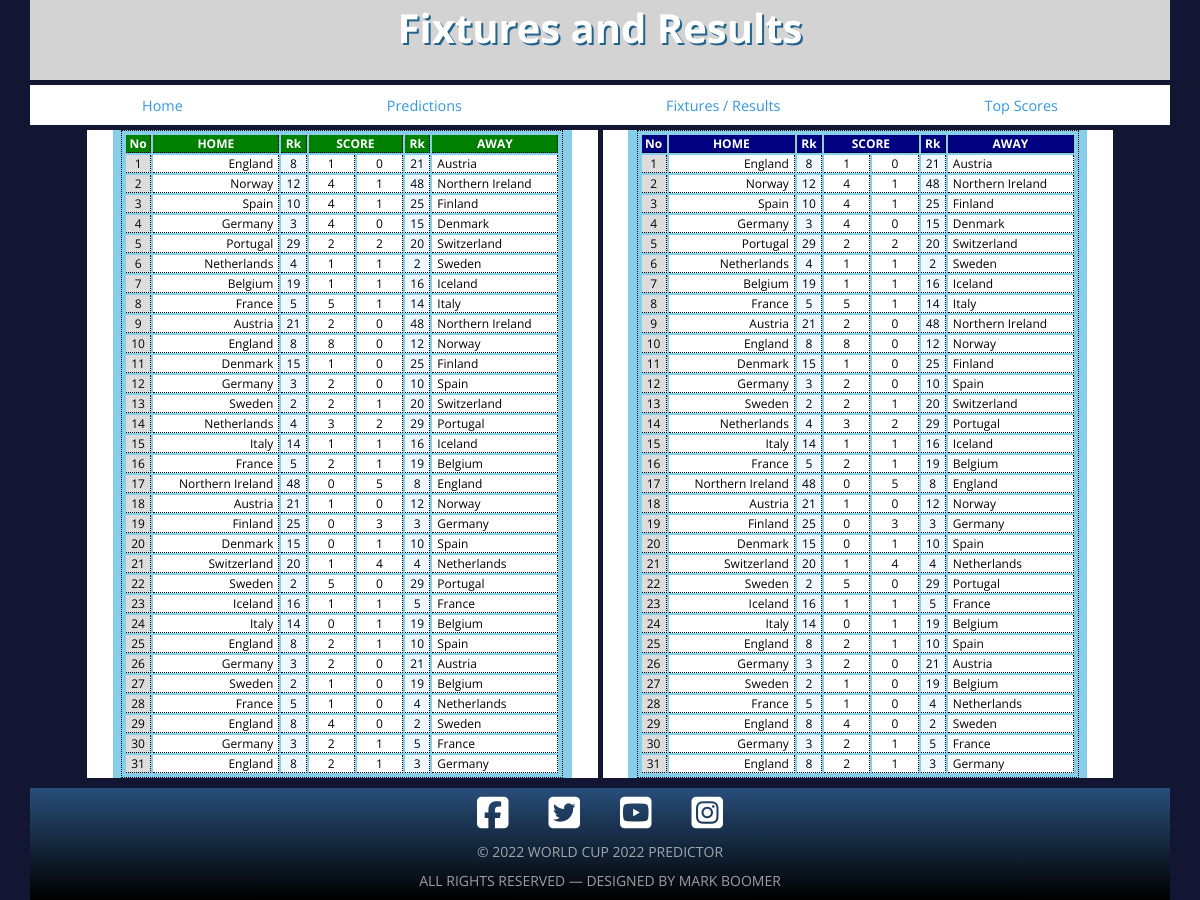
Page /php/fixtures-results.php on the committed database.
### tables this page shows
CREATE TABLE `Fixtures` (
  `FixtureNo` smallint NOT NULL,
  `GroupID` int NOT NULL,
  `RoundID` int NOT NULL,
  `VenueID` int NOT NULL,
  `HomeTeamID` int NOT NULL,
  `AwayTeamID` int NOT NULL,
  `DatePlayed` varchar(10) NOT NULL,
  `TimePlayed` varchar(8) NOT NULL,
  `HomeScore` tinyint DEFAULT NULL,
  `AwayScore` tinyint DEFAULT NULL,
  `ResultID` int DEFAULT NULL
);

CREATE TABLE `Teams` (
  `ID` int NOT NULL,
  `GroupID` int NOT NULL,
  `Code` varchar(3) NOT NULL,
  `Team` varchar(50) NOT NULL,
  `Ranking` int NOT NULL,
  `WikipediaLink` varchar(255) NOT NULL
);

### php/fixtures-results.php (the view, shortened to what this page needs)
<!DOCTYPE html>
<html lang="en">
    <head>
        <link rel="stylesheet" href="../css/styles-fixtures-results.css">
    </head>
    <body>
        <main id="container">
            <header>
                <h1>Fixtures and Results</h1>
            </header>
            <nav class="options">
                 <a href="#" target="_blank" class="options-link">Home</a>
                 <a href="#" target="_blank" class="options-link">Predictions</a>
                 <a href="#" target="_blank" class="options-link">Fixtures / Results</a>
                 <a href="#" target="_blank" class="options-link">Top Scores</a>
            </nav>
            <section id="tournament">
                <div id="fixtures">
                    <?php
                        $conn = new mysqli($servername, $username, $password, $db);
                            $result = $conn->query($qry);
                            if ($result->num_rows == 0) {
                                echo "<div>NO RESULTS RETURNED</div>";
                            } else {
                                echo "  <div id='fixtures-tbl'>";
                                echo "      <table>";
                                echo "          <thead class='greenheader'>";
                                echo "              <tr>";
                                echo "                  <th>No</th><th class='hidden'><th class='hidden'></th><th>HOME</th> <th>Rk</th> <th colspan='2'>SCORE</th> <th>Rk</th>";
                                echo "                  <th class='hidden'></th> <th>AWAY</th>";
                                echo "              </tr>";
                                echo "          </thead>";
                                echo "          <tbody>";
                                while ($row = $result->fetch_assoc()) {
                                        $fixno     = $row["fixtureno"];
                                        $hometeam  = $row["hometeam"];
                                        $homerank  = $row["homerank"];
                                        $homescore = $row["homescore"];
                                        $awayscore = $row["awayscore"];
                                        $awayrank  = $row["awayrank"];
                                        $awayteam  = $row["awayteam"];
                                            echo "  <tr>";
                                            echo "      <td class='fixno'>" . $fixno . "</td>";
                                            echo "      <td class='home'>" . $hometeam . "</td>";
                                            echo "      <td class='h-rank'>" . $homerank . "</td>";
                                            echo "      <td>" . $homescore . "</td>";
                                            echo "      <td>" . $awayscore . "</td>";
                                            echo "      <td class='a-rank'>" . $awayrank . "</td>";
                                            echo "      <td class='away'>" . $awayteam . "</td>";
                                            echo "  </tr>";
                                }
                                echo "          </tbody>";
                                echo "      </table>";
                                echo "  </div>  ";
                            };
                    ?>
                </div>
                <div id="results">
                    <?php
                            $result = $conn->query($qry);
                            if ($result->num_rows == 0) {
                                echo "<div>NO RESULTS RETURNED</div>";
                            } else {
                                echo "  <div id='results-tbl'>";
                                echo "      <table>";
                                echo "          <thead class='blueheader'>";
                                echo "              <tr>";
                                echo "                  <th>No</th><th class='hidden'><th class='hidden'></th><th>HOME</th> <th>Rk</th> <th colspan='2'>SCORE</th> <th>Rk</th>";
                                echo "                  <th class='hidden'></th> <th>AWAY</th>";
                                echo "              </tr>";
                                echo "          </thead>";
                                echo "          <tbody>";
                                while ($row = $result->fetch_assoc()) {
                                        $fixno     = $row["fixtureno"];
                                        $hometeam  = $row["hometeam"];
                                        $homerank  = $row["homerank"];
                                        $homescore = $row["homescore"];
                                        $awayscore = $row["awayscore"];
                                        $awayrank  = $row["awayrank"];
                                        $awayteam  = $row["awayteam"];
                                            echo "  <tr>";
                                            echo "      <td class='fixno'>" . $fixno . "</td>";
                                            echo "      <td class='home'>" . $hometeam . "</td>";
                                            echo "      <td class='h-rank'>" . $homerank . "</td>";
                                            echo "      <td>" . $homescore . "</td>";
                                            echo "      <td>" . $awayscore . "</td>";
                                            echo "      <td class='a-rank'>" . $awayrank . "</td>";
                                            echo "      <td class='away'>" . $awayteam . "</td>";
                                            echo "  </tr>";
                                }
                                echo "          </tbody>";
                                echo "      </table>";
                                echo "  </div>  ";
                            };
                    ?>
                </div>
            </section>
            <footer id="social-media">
                <ul>
                    <li><a href='#' target='_blank'><i class='fab fa-facebook-square'></i></a></li>
                    <li><a href='#' target='_blank'><i class='fab fa-twitter-square'></i></a></li>
                    <li><a href='#' target='_blank'><i class='fab fa-youtube-square'></i></a></li>
                    <li><a href='#' target='_blank'><i class='fab fa-instagram-square'></i></a></li>
                </ul>
                <p>&copy; <script>document.write(new Date().getFullYear());</script> World Cup 2022 Predictor</p>
                <p>All Rights Reserved &mdash; Designed by Mark Boomer</p>
            </footer>
        </main>
    </body>
</html>

### css/styles-fixtures-results.css (style rules this page uses)
* { margin:0; padding:0; box-sizing: content-box; }
body { font-family: 'Open Sans', sans-serif; background-color: #131633; color: #34495e; }
header h1 { font-size: 2.5em; color: white; text-shadow: 2px 2px #22638E; }
header { grid-area: header; background-color: lightgrey; display: flex; flex-direction: row; justify-content: space-evenly; }
nav { grid-area: nav; }
#tournament { grid-area: tournament; }
#fixtures { background-color: white; display: flex; flex-direction: row; justify-content: space-around; }
#fixtures-tbl { width: 90%; background-color: skyblue; }
#results { background-color: white; display: flex; flex-direction: row; justify-content: space-around; }
#results-tbl { width: 90%; background-color: skyblue; }
footer { grid-area: footer; display: flex; flex-direction: column; align-items: center; background: linear-gradient(to bottom, #284e7a, #000 100%); color: white; }
.greenheader { background-color: green; color: white; }
.blueheader { background-color: navy; color: white; }
tbody { background-color: white; color: black; }
table { font-size: 0.75em; width: 95%; padding: 2px; text-align: center; border: 1px dotted black; margin: auto auto; }
th, td { border-right: 1px dotted black; border-bottom: 1px dotted black; }
.pos, .fixno { width: 6%; background-color: gainsboro; }
.home { width: 30%; padding-right: 5px; text-align: right; }
.h-rank, .a-rank { width: 6%; background-color: aliceblue; }
.hidden { width: 10%; display: none; }
.away { width: 30%; padding-left: 5px; text-align: left; }
.options { display:flex; align-items: center; justify-content: space-around; background-color: white; padding: 10px; }
.options-link { text-decoration: none; font-size: 0.9em; color: #3498db; }
footer p { text-transform: uppercase; font-size: 14px; color: rgba(255,255,255,0.6); margin-bottom: 10px; }
footer ul { display: flex; flex-direction: row; list-style: none; margin-bottom: 5px; }
footer ul li { margin: 0 20px; }
footer ul li a { font-size: 36px; cursor: pointer; color: white; }
@media screen and (min-width:1200px) { main { width: 95%; display: grid; grid-template-columns: 1fr; grid-template-rows: 10vh 5vh auto auto; grid-gap: 5px; margin: 0 auto; } }
@media screen and (min-width:1200px) { #container { grid-template-areas: "header" "nav" "tournament" "footer"; } }
@media screen and (min-width:1200px) { #tournament { width: 90%; display: grid; grid-template-columns: 1fr 1fr; grid-template-rows: auto; grid-gap: 5px; margin: 0 auto; grid-template-areas: "fixtures" "results" } }

### rows in the picture
fixtures: FixtureNo "1", teams.Team "England", teams.Ranking "8", HomeScore "1", AwayScore "0", teams.Ranking "21", teams.Team "Austria"
fixtures: FixtureNo "2", teams.Team "Norway", teams.Ranking "12", HomeScore "4", AwayScore "1", teams.Ranking "48", teams.Team "Northern Ireland"
fixtures: FixtureNo "3", teams.Team "Spain", teams.Ranking "10", HomeScore "4", AwayScore "1", teams.Ranking "25", teams.Team "Finland"
fixtures: FixtureNo "4", teams.Team "Germany", teams.Ranking "3", HomeScore "4", AwayScore "0", teams.Ranking "15", teams.Team "Denmark"
fixtures: FixtureNo "5", teams.Team "Portugal", teams.Ranking "29", HomeScore "2", AwayScore "2", teams.Ranking "20", teams.Team "Switzerland"
fixtures: FixtureNo "6", teams.Team "Netherlands", teams.Ranking "4", HomeScore "1", AwayScore "1", teams.Ranking "2", teams.Team "Sweden"
fixtures: FixtureNo "7", teams.Team "Belgium", teams.Ranking "19", HomeScore "1", AwayScore "1", teams.Ranking "16", teams.Team "Iceland"
fixtures: FixtureNo "8", teams.Team "France", teams.Ranking "5", HomeScore "5", AwayScore "1", teams.Ranking "14", teams.Team "Italy"
fixtures: FixtureNo "9", teams.Team "Austria", teams.Ranking "21", HomeScore "2", AwayScore "0", teams.Ranking "48", teams.Team "Northern Ireland"
fixtures: FixtureNo "10", teams.Team "England", teams.Ranking "8", HomeScore "8", AwayScore "0", teams.Ranking "12", teams.Team "Norway"
fixtures: FixtureNo "11", teams.Team "Denmark", teams.Ranking "15", HomeScore "1", AwayScore "0", teams.Ranking "25", teams.Team "Finland"
fixtures: FixtureNo "12", teams.Team "Germany", teams.Ranking "3", HomeScore "2", AwayScore "0", teams.Ranking "10", teams.Team "Spain"
fixtures: FixtureNo "13", teams.Team "Sweden", teams.Ranking "2", HomeScore "2", AwayScore "1", teams.Ranking "20", teams.Team "Switzerland"
fixtures: FixtureNo "14", teams.Team "Netherlands", teams.Ranking "4", HomeScore "3", AwayScore "2", teams.Ranking "29", teams.Team "Portugal"
fixtures: FixtureNo "15", teams.Team "Italy", teams.Ranking "14", HomeScore "1", AwayScore "1", teams.Ranking "16", teams.Team "Iceland"
fixtures: FixtureNo "16", teams.Team "France", teams.Ranking "5", HomeScore "2", AwayScore "1", teams.Ranking "19", teams.Team "Belgium"
fixtures: FixtureNo "17", teams.Team "Northern Ireland", teams.Ranking "48", HomeScore "0", AwayScore "5", teams.Ranking "8", teams.Team "England"
fixtures: FixtureNo "18", teams.Team "Austria", teams.Ranking "21", HomeScore "1", AwayScore "0", teams.Ranking "12", teams.Team "Norway"
fixtures: FixtureNo "19", teams.Team "Finland", teams.Ranking "25", HomeScore "0", AwayScore "3", teams.Ranking "3", teams.Team "Germany"
fixtures: FixtureNo "20", teams.Team "Denmark", teams.Ranking "15", HomeScore "0", AwayScore "1", teams.Ranking "10", teams.Team "Spain"
fixtures: FixtureNo "21", teams.Team "Switzerland", teams.Ranking "20", HomeScore "1", AwayScore "4", teams.Ranking "4", teams.Team "Netherlands"
fixtures: FixtureNo "22", teams.Team "Sweden", teams.Ranking "2", HomeScore "5", AwayScore "0", teams.Ranking "29", teams.Team "Portugal"
fixtures: FixtureNo "23", teams.Team "Iceland", teams.Ranking "16", HomeScore "1", AwayScore "1", teams.Ranking "5", teams.Team "France"
fixtures: FixtureNo "24", teams.Team "Italy", teams.Ranking "14", HomeScore "0", AwayScore "1", teams.Ranking "19", teams.Team "Belgium"
fixtures: FixtureNo "25", teams.Team "England", teams.Ranking "8", HomeScore "2", AwayScore "1", teams.Ranking "10", teams.Team "Spain"
fixtures: FixtureNo "26", teams.Team "Germany", teams.Ranking "3", HomeScore "2", AwayScore "0", teams.Ranking "21", teams.Team "Austria"
fixtures: FixtureNo "27", teams.Team "Sweden", teams.Ranking "2", HomeScore "1", AwayScore "0", teams.Ranking "19", teams.Team "Belgium"
fixtures: FixtureNo "28", teams.Team "France", teams.Ranking "5", HomeScore "1", AwayScore "0", teams.Ranking "4", teams.Team "Netherlands"
fixtures: FixtureNo "29", teams.Team "England", teams.Ranking "8", HomeScore "4", AwayScore "0", teams.Ranking "2", teams.Team "Sweden"
fixtures: FixtureNo "30", teams.Team "Germany", teams.Ranking "3", HomeScore "2", AwayScore "1", teams.Ranking "5", teams.Team "France"
fixtures: FixtureNo "31", teams.Team "England", teams.Ranking "8", HomeScore "2", AwayScore "1", teams.Ranking "3", teams.Team "Germany"
